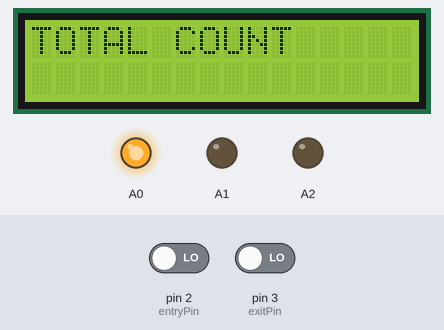
Recording of a sketch running on a simulated Arduino Uno, built with avr-gcc and run on an emulated ATmega328P. On the bench: 16×2 character LCD, output pins drawn as LEDs (lit = HIGH). Inputs (shaded band) come from the test bench; at power-on: pin 2 (entryPin) LOW, pin 3 (exitPin) LOW. What the sketch prints to the serial monitor is not drawn.

Above: at 1.33 s.
1.5 s: pin 2 (entryPin) driven HIGH
At 2.8 s:
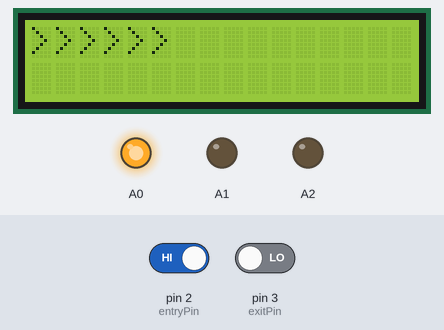
3.1 s: pin 3 (exitPin) driven HIGH
At 4.4 s:
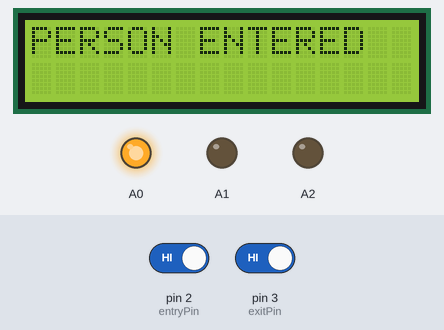
6.1 s: pin 3 (exitPin) driven LOW
7.6 s: pin 3 (exitPin) driven HIGH
At 9.12 s:
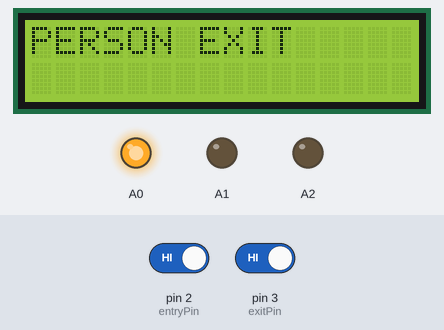
9.5 s: pin 2 (entryPin) driven LOW
Timing chart, 0 to 12.2 s (numbered marks = the images above; inputs shaded):
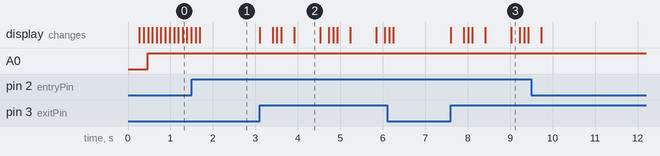

The sketch:

sketch_apr01b.ino
```cpp
#include <LiquidCrystal.h>
int entryPin = 2;
int exitPin = 3;
const int green=A0,yellow=A1, red=A2;
int studentCount = 0;
int x=0;
int y=0;
int count=0;
int z=0;
const int rs = 12, en = 11, d4 = 7, d5 = 6, d6 = 5, d7 = 4;
LiquidCrystal lcd(rs, en, d4, d5, d6, d7);

void setup() {
   pinMode(entryPin, INPUT);
   pinMode(exitPin, INPUT);
   pinMode(A0, OUTPUT);
    pinMode(A1, OUTPUT);
   pinMode(A2, OUTPUT);
   lcd.begin(16, 2);
        lcd.setCursor(5,1);
        // print the letter:
        lcd.write("welcome");
        delay(200);
              Serial.begin(9600);
       }

  void loop()

{


  lcd.clear();
    lcd.setCursor(0,0);
     lcd.write("TOTAL COUNT");
        delay(100);
     lcd.setCursor(10,1);
     lcd.print(count);
       delay(100);


  if (digitalRead(entryPin) == HIGH ) {
     x=1;
     lcd.clear();
    lcd.setCursor(0,0);
     lcd.write(">>>>>>");
        delay(100);
     delay(100);
     delay(100);
  }

  else{
  x=0;
  }

    if (digitalRead(exitPin) ==HIGH ) {
     y=1;
       lcd.clear();
    lcd.setCursor(0,0);
     lcd.write("PERSON ENTERED");
        delay(100);
     delay(100);
     delay(100);
    }

    else{
      y=0;
    }

    while(x)
    {
      if (digitalRead(exitPin) == HIGH && count<=10)
      {
if(count<11)
      {

       count++;

      }
         lcd.clear();
    lcd.setCursor(0,0);
     lcd.write("PERSON ENTERED");
        delay(100);
     delay(100);
         Serial.print("total count =");
      Serial.println(count);
            delay(100);
          x=0;
      }
    }
    while(y)
    {
      if (digitalRead(entryPin) == HIGH && count>0) {
          lcd.clear();
    lcd.setCursor(0,0);
     lcd.write("PERSON EXIT");
        delay(100);
     delay(100);
       count--;
        Serial.print("total count =");
      Serial.println(count);

     y=0;
      }
    }
if(count>=0 && count<=4){
  digitalWrite(A0,HIGH);
}
else{
 digitalWrite(A0,LOW);
}
if(count>=5&& count<=8){
  digitalWrite(A1,HIGH);
}
else{
  digitalWrite(A1,LOW);
}
if(count>=9){
  digitalWrite(A2,HIGH);
}
else{
  digitalWrite(A2,LOW);
}
  }
```

Measured:
- after the input at 1.5 s, the display: first differs from a run without the input after 0.20 s (image 1)
- after the input at 3.1 s, the display: changes at once (image 2)
- after the input at 7.6 s, the display: first changes at once (image 3 shows a later state)
- what the display in image 2 shows lasts 0.6 s, from 3.9 s to 4.5 s
